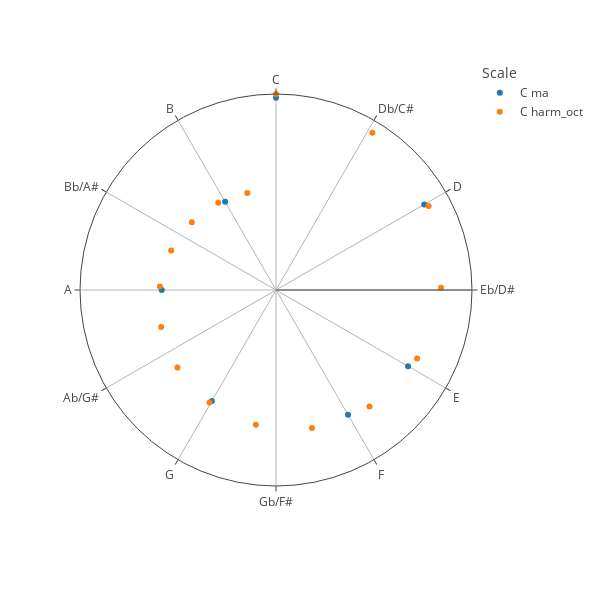

Here is the notebook cell this chart was saved with:
### Code cell
fig = st.SpiralPlot.draw(
    (
        # st.Chromatic("C"),
        st.Major("C"),
        st.HarmonicOctave("C", 32),
        # st.DiatonicMode("C", 6),
        # st.Minor("C"),
    ),
    octaves_above=0,
    octaves_below=0,
)
fig.write_image("test.png")
fig.show()

### Figure 1 — Plotly figure (JSON) as saved in the notebook; plotly's stock layout.template omitted (floating-point values rounded to 4 significant figures)
{"data": [{"hovertemplate": "<b>%{hovertext}</b><br><br>name=C ma<br>wavelength=%{r}<br>angle=%{theta}<extra></extra>", "hovertext": ["C ma", "C ma", "C ma", "C ma", "C ma", "C ma", "C ma"], "legendgroup": "C ma", "marker": {"color": "#1F77B4", "symbol": "circle"}, "mode": "markers", "name": "C ma", "r": [1, 0.8909, 0.7937, 0.7492, 0.6674, 0.5946, 0.5297], "showlegend": true, "subplot": "polar", "theta": [0, 60.0, 120.0, 150.0, 210.0, 270.0, 330.0], "type": "scatterpolar"}, {"hovertemplate": "<b>%{hovertext}</b><br><br>name=C harm_oct<br>wavelength=%{r}<br>angle=%{theta}<extra></extra>", "hovertext": ["C harm_oct", "C harm_oct", "C harm_oct", "C harm_oct", "C harm_oct", "C harm_oct", "C harm_oct", "C harm_oct", "C harm_oct", "C harm_oct", "C harm_oct", "C harm_oct", "C harm_oct", "C harm_oct", "C harm_oct", "C harm_oct"], "legendgroup": "C harm_oct", "marker": {"color": "#FF7F0E", "symbol": "circle"}, "mode": "markers", "name": "C harm_oct", "r": [1.02, 0.96, 0.9067, 0.8589, 0.816, 0.7771, 0.7418, 0.7096, 0.68, 0.6528, 0.6277, 0.6044, 0.5829, 0.5628, 0.544, 0.5265], "showlegend": true, "subplot": "polar", "theta": [0, 31.49, 61.17, 89.25, 115.9, 141.2, 165.4, 188.5, 210.6, 231.8, 252.2, 271.8, 290.6, 308.9, 326.5, 343.5], "type": "scatterpolar"}], "layout": {"height": 600, "legend": {"title": {"text": "Scale"}, "tracegroupgap": 0}, "margin": {"t": 60}, "polar": {"angularaxis": {"direction": "clockwise", "rotation": 90, "ticktext": ["C", "Db/C#", "D", "Eb/D#", "E", "F", "Gb/F#", "G", "Ab/G#", "A", "Bb/A#", "B"], "tickvals": [0, 30, 60, 90, 120, 150, 180, 210, 240, 270, 300, 330]}, "domain": {"x": [0, 1], "y": [0, 1]}, "radialaxis": {"range": [0, 1.02], "showgrid": false, "showticklabels": false, "ticks": ""}}, "width": 600}}
